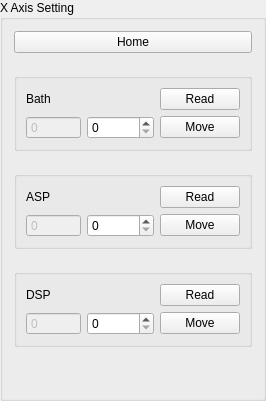
    <widget class="QGroupBox" name="groupBox_3">
     <property name="sizePolicy">
      <sizepolicy hsizetype="Preferred" vsizetype="Minimum">
       <horstretch>0</horstretch>
       <verstretch>0</verstretch>
      </sizepolicy>
     </property>
     <property name="title">
      <string>X Axis Setting</string>
     </property>
     <layout class="QGridLayout" name="gridLayout_4">
      <property name="verticalSpacing">
       <number>20</number>
      </property>
      <item row="2" column="0" colspan="3">
       <widget class="QGroupBox" name="groupBox_7">
        <property name="title">
         <string/>
        </property>
        <layout class="QGridLayout" name="gridLayout_9">
         <item row="0" column="0">
          <widget class="QLabel" name="label_8">
           <property name="sizePolicy">
            <sizepolicy hsizetype="Minimum" vsizetype="Minimum">
             <horstretch>0</horstretch>
             <verstretch>0</verstretch>
            </sizepolicy>
           </property>
           <property name="text">
            <string>ASP</string>
           </property>
          </widget>
         </item>
         <item row="0" column="1">
          <widget class="QLabel" name="label_9">
           <property name="sizePolicy">
            <sizepolicy hsizetype="Minimum" vsizetype="Minimum">
             <horstretch>0</horstretch>
             <verstretch>0</verstretch>
            </sizepolicy>
           </property>
           <property name="text">
            <string/>
           </property>
          </widget>
         </item>
         <item row="0" column="2">
          <widget class="QPushButton" name="btnReadXAxisASPMove">
           <property name="text">
            <string>Read</string>
           </property>
          </widget>
         </item>
         <item row="1" column="0">
          <widget class="QSpinBox" name="spinXAxisASPCurrent">
           <property name="enabled">
            <bool>false</bool>
           </property>
           <property name="buttonSymbols">
            <enum>QAbstractSpinBox::NoButtons</enum>
           </property>
           <property name="accelerated">
            <bool>true</bool>
           </property>
           <property name="minimum">
            <number>-2147483647</number>
           </property>
           <property name="maximum">
            <number>2147483647</number>
           </property>
          </widget>
         </item>
         <item row="1" column="1">
          <widget class="QSpinBox" name="spinXAxisASPValue">
           <property name="buttonSymbols">
            <enum>QAbstractSpinBox::UpDownArrows</enum>
           </property>
           <property name="accelerated">
            <bool>true</bool>
           </property>
           <property name="maximum">
            <number>100000</number>
           </property>
          </widget>
         </item>
         <item row="1" column="2">
          <widget class="QPushButton" name="btnXAxisASPMove">
           <property name="text">
            <string>Move</string>
           </property>
          </widget>
         </item>
        </layout>
       </widget>
      </item>
      <item row="4" column="1">
       <spacer name="verticalSpacer_3">
        <property name="orientation">
         <enum>Qt::Vertical</enum>
        </property>
        <property name="sizeHint" stdset="0">
         <size>
          <width>20</width>
          <height>40</height>
         </size>
        </property>
       </spacer>
      </item>
      <item row="3" column="0" colspan="3">
       <widget class="QGroupBox" name="groupBox_8">
        <property name="title">
         <string/>
        </property>
        <layout class="QGridLayout" name="gridLayout_11">
         <item row="0" column="0">
          <widget class="QLabel" name="label_10">
           <property name="sizePolicy">
            <sizepolicy hsizetype="Minimum" vsizetype="Minimum">
             <horstretch>0</horstretch>
             <verstretch>0</verstretch>
            </sizepolicy>
           </property>
           <property name="text">
            <string>DSP</string>
           </property>
          </widget>
         </item>
         <item row="0" column="1">
          <widget class="QLabel" name="label_11">
           <property name="sizePolicy">
            <sizepolicy hsizetype="Minimum" vsizetype="Minimum">
             <horstretch>0</horstretch>
             <verstretch>0</verstretch>
            </sizepolicy>
           </property>
           <property name="text">
            <string/>
           </property>
          </widget>
         </item>
         <item row="0" column="2">
          <widget class="QPushButton" name="btnReadXAxisDSPMove">
           <property name="text">
            <string>Read</string>
           </property>
          </widget>
         </item>
         <item row="1" column="0">
          <widget class="QSpinBox" name="spinXAxisDSPCurrent">
           <property name="enabled">
            <bool>false</bool>
           </property>
           <property name="buttonSymbols">
            <enum>QAbstractSpinBox::NoButtons</enum>
           </property>
           <property name="accelerated">
            <bool>true</bool>
           </property>
           <property name="minimum">
            <number>-2147483647</number>
           </property>
           <property name="maximum">
            <number>2147483647</number>
           </property>
          </widget>
         </item>
         <item row="1" column="1">
          <widget class="QSpinBox" name="spinXAxisDSPValue">
           <property name="buttonSymbols">
            <enum>QAbstractSpinBox::UpDownArrows</enum>
           </property>
           <property name="accelerated">
            <bool>true</bool>
           </property>
           <property name="maximum">
            <number>100000</number>
           </property>
          </widget>
         </item>
         <item row="1" column="2">
          <widget class="QPushButton" name="btnXAxisDSPMove">
           <property name="text">
            <string>Move</string>
           </property>
          </widget>
         </item>
        </layout>
       </widget>
      </item>
      <item row="0" column="0" colspan="3">
       <widget class="QPushButton" name="btnXAxisHome">
        <property name="text">
         <string>Home</string>
        </property>
       </widget>
      </item>
      <item row="1" column="0" colspan="3">
       <widget class="QGroupBox" name="groupBox_5">
        <property name="title">
         <string/>
        </property>
        <layout class="QGridLayout" name="gridLayout_8">
         <item row="1" column="0">
          <widget class="QSpinBox" name="spinXAxisBathCurrent">
           <property name="enabled">
            <bool>false</bool>
           </property>
           <property name="buttonSymbols">
            <enum>QAbstractSpinBox::NoButtons</enum>
           </property>
           <property name="accelerated">
            <bool>true</bool>
           </property>
           <property name="minimum">
            <number>-2147483647</number>
           </property>
           <property name="maximum">
            <number>2147483647</number>
           </property>
          </widget>
         </item>
         <item row="0" column="2">
          <widget class="QLabel" name="label_6">
           <property name="sizePolicy">
            <sizepolicy hsizetype="Minimum" vsizetype="Minimum">
             <horstretch>0</horstretch>
             <verstretch>0</verstretch>
            </sizepolicy>
           </property>
           <property name="text">
            <string/>
           </property>
          </widget>
         </item>
         <item row="1" column="4">
          <widget class="QPushButton" name="btnXAxisBathMove">
           <property name="text">
            <string>Move</string>
           </property>
          </widget>
         </item>
         <item row="0" column="0">
          <widget class="QLabel" name="label_7">
           <property name="sizePolicy">
            <sizepolicy hsizetype="Minimum" vsizetype="Minimum">
             <horstretch>0</horstretch>
             <verstretch>0</verstretch>
            </sizepolicy>
           </property>
           <property name="text">
            <string>Bath</string>
           </property>
          </widget>
         </item>
         <item row="1" column="2">
          <widget class="QSpinBox" name="spinXAxisBathValue">
           <property name="buttonSymbols">
            <enum>QAbstractSpinBox::UpDownArrows</enum>
           </property>
           <property name="accelerated">
            <bool>true</bool>
           </property>
           <property name="maximum">
            <number>100000</number>
           </property>
          </widget>
         </item>
         <item row="0" column="4">
          <widget class="QPushButton" name="btnReadXAxisBathMove">
           <property name="text">
            <string>Read</string>
           </property>
          </widget>
         </item>
        </layout>
       </widget>
      </item>
     </layout>
    </widget>
